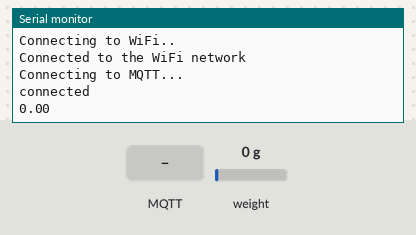
This sketch was run on a simulated ESP8266 (NodeMCU). On the bench: the last lines printed to the serial monitor. Inputs (shaded band) come from the test bench; at power-on: weight on the scale 0 g. WiFi joins after 1.5 s; servers stay silent unless stated; no MQTT or app messages arrive unless stated.

Above: at 3.8 s.
3.9 s: MQTT message "1" arrives on the first subscribed topic
6.2 s: MQTT message "on" arrives on the first subscribed topic
8.3 s: MQTT message "off" arrives on the first subscribed topic
10.4 s: weight on the scale set to 100 g
At 11.7 s:
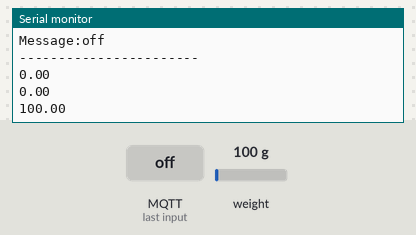
11.9 s: weight on the scale set to 1250 g
At 14.1 s:
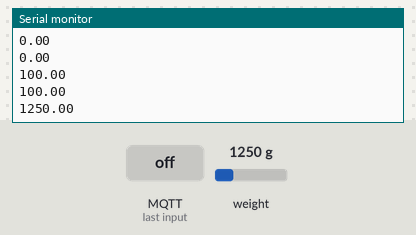
Timing chart, 0 to 14.4 s (numbered marks = the images above; inputs shaded):
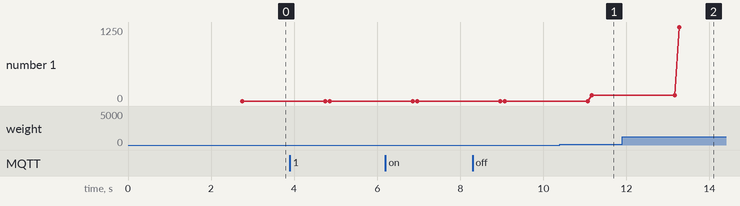

Measured:
- after the input at 10.4 s, the serial monitor: prints a new line after 0.77 s (image 1)
- after the input at 11.9 s, the serial monitor: prints a new line after 1.4 s (image 2)
- plotted number 1: 0 → 100 after the input at 10.4 s, 100 → 1250 after the input at 11.9 s

The sketch:

for_sending_to_phone.ino
```cpp
#include <ESP8266WiFi.h>
#include <PubSubClient.h>
#include <HX711.h>


// WiFi
const char *ssid = "eir95882939"; // Enter your WiFi name
const char *password = "VggE8tE5Jh";  // Enter WiFi password

// MQTT Broker
const char* mqtt_broker = "maqiatto.com";
const char* topic = "bookedartifact9@gmail.com/smartfridge";
const char* mqtt_username = "bookedartifact9@gmail.com";
const char* mqtt_password = "12360";
const int mqtt_port = 1883;

const int PINONE = D2;
const int PINTWO = D3;

 String weightstring;


HX711 scale;


WiFiClient espClient;
PubSubClient client(espClient);

void setup() {

  Serial.begin(115200);
  scale.begin(PINONE, PINTWO);
  scale.set_scale(125);// <- set here calibration factor!!!
  scale.tare();
  Serial.print("it has got this far");

  WiFi.begin(ssid, password);

  while (WiFi.status() != WL_CONNECTED) {
    delay(500);
    Serial.println("Connecting to WiFi..");
  }
  Serial.println("Connected to the WiFi network");

  client.setServer(mqtt_broker, mqtt_port);
  client.setCallback(callback);

  while (!client.connected()) {
    Serial.println("Connecting to MQTT...");

    if (client.connect("ESP8266Client", mqtt_username, mqtt_password )) {

      Serial.println("connected");

    } else {

      Serial.print("failed with state ");
      Serial.print(client.state());
      delay(2000);

    }
  }
  float weight = scale.get_units(1);
//  String weightstring = String(weight, 2);
//  client.publish("class/topic", weightstring.c_str(), true);
  client.subscribe(topic);

}

void callback(char* topic, byte* payload, unsigned int length) {

  Serial.print("Message arrived in topic: ");
  Serial.println(topic);

  Serial.print("Message:");
  for (int i = 0; i < length; i++) {
    Serial.print((char)payload[i]);
  }

  Serial.println();
  Serial.println("-----------------------");

}

void reconnect() {
  // Loop until we're reconnected
  while (!client.connected()) {
    Serial.print("Attempting MQTT connection...");
    // Attempt to connect
    if (client.connect("ESP8266Client", mqtt_username, mqtt_password)) {
      Serial.println("connected");
      client.subscribe(topic);
       client.publish(topic, weightstring.c_str());
    } else {
      Serial.print("failed, rc=");
      Serial.print(client.state());
      Serial.println(" try again in 5 seconds");
      // Wait 5 seconds before retrying
      delay(5000);
    }
  }
}


void loop() {

   if (!client.connected()) {
    reconnect();
  }
  client.loop();

   float weight = scale.get_units(1);
  Serial.println(String(weight, 2));
  delay(2000);
  weightstring = String(weight, 2);
  client.publish(topic, weightstring.c_str());
  Serial.println(weightstring);
}
```
